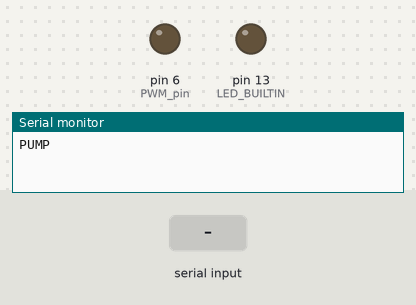
Bench run of a sketch on a simulated Arduino Uno, built with avr-gcc and run on an emulated ATmega328P. On the bench: output pins drawn as LEDs (lit = HIGH), the last lines printed to the serial monitor. The inputs (shaded band) are chosen by the test bench.

Above: at 1.2 s.
1.3 s: "ON 1\n" received over Serial
At 2.4 s:
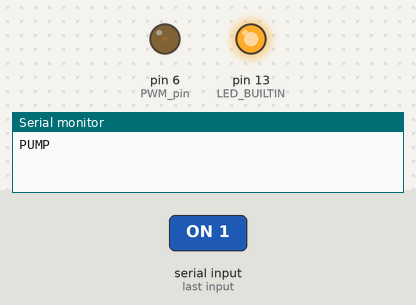
2.8 s: "ON 150\n" received over Serial
At 3.7 s:
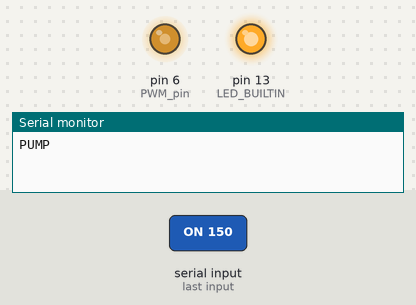
4.3 s: "OFF 1\n" received over Serial
At 4.8 s:
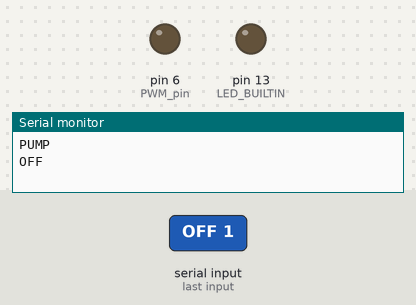
Timing chart, 0 to 7.3 s (numbered marks = the images above; inputs shaded):
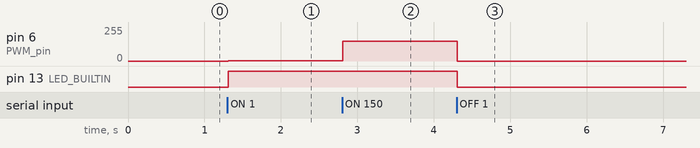

Measured:
- after the input at 1.3 s, pin 6 (PWM_pin): 0/255 → 1/255 at once; pin 13 (LED_BUILTIN): LOW → HIGH at once
- after the input at 2.8 s, pin 6 (PWM_pin): 1/255 → 150/255 at once
- after the input at 4.3 s, pin 6 (PWM_pin): 150/255 → 0/255 at once; pin 13 (LED_BUILTIN): HIGH → LOW at once

The sketch:

Pump.ino
```cpp
#include <string.h>

#define PWM_pin 6

String incomingstr = "";
char* state;
long PWM_val;

void setup() {
  // put your setup code here, to run once:
  pinMode(6, OUTPUT);
  pinMode(LED_BUILTIN, OUTPUT);

  Serial.begin(9600);
  Serial.setTimeout(5);
  Serial.println("PUMP");
}

void loop() {
  // put your main code here, to run repeatedly:
  if (Serial.available()) { //this whooole chunk is for dealing with serial input


    incomingstr = Serial.readString(); //reading string and then converting it to char array to use token
    char incoming[incomingstr.length()];
    incomingstr.toCharArray(incoming, incomingstr.length());

    state = strtok(incoming, " "); //extracting the first and second parameters
    char* PWM_val_str = strtok(NULL, " ");

    //data processing by converting dist to int and string to upper
    sscanf(PWM_val_str, "%d", &PWM_val);
    strupr(state); //converts string to uppercase


    if (strcmp(state, "ON") == 0) {      //front dir
      analogWrite(PWM_pin, PWM_val);
      digitalWrite(LED_BUILTIN, HIGH);
//      Serial.print("ON: ");Serial.println(PWM_val);
      }
    else if (strcmp(state, "OFF") == 0){
      digitalWrite(PWM_pin, LOW);
      digitalWrite(LED_BUILTIN, LOW);
      Serial.println("OFF");
      }
    }
}
```
